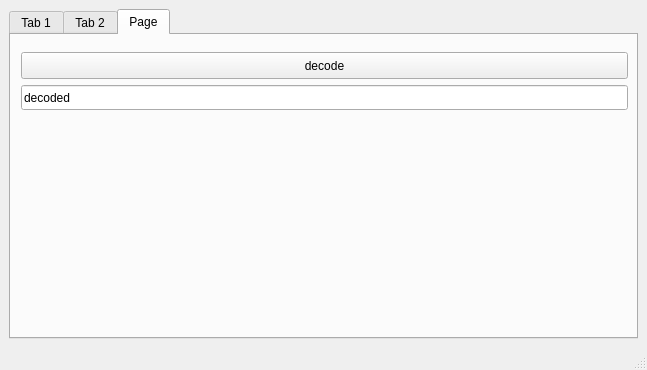
<?xml version="1.0" encoding="UTF-8"?>
<ui version="4.0">
 <class>MainWindow</class>
 <widget class="QMainWindow" name="MainWindow">
  <property name="geometry">
   <rect>
    <x>0</x>
    <y>0</y>
    <width>647</width>
    <height>370</height>
   </rect>
  </property>
  <property name="windowTitle">
   <string>MainWindow</string>
  </property>
  <widget class="QWidget" name="centralwidget">
   <layout class="QGridLayout" name="gridLayout_4">
    <item row="0" column="0">
     <widget class="QTabWidget" name="tabWidget">
      <property name="currentIndex">
       <number>2</number>
      </property>
      <widget class="QWidget" name="tab">
       <attribute name="title">
        <string>Tab 1</string>
       </attribute>
       <layout class="QGridLayout" name="gridLayout_2">
        <item row="0" column="0">
         <widget class="QGroupBox" name="groupBox_2">
          <property name="title">
           <string>Register To</string>
          </property>
          <layout class="QGridLayout" name="gridLayout">
           <item row="1" column="0">
            <widget class="QLabel" name="label_6">
             <property name="text">
              <string>softkey</string>
             </property>
            </widget>
           </item>
           <item row="1" column="1">
            <widget class="QLineEdit" name="serialtxt_2">
             <property name="text">
              <string>testhre|</string>
             </property>
            </widget>
           </item>
           <item row="2" column="0">
            <widget class="QLabel" name="label_7">
             <property name="text">
              <string>Roffset</string>
             </property>
            </widget>
           </item>
           <item row="0" column="0">
            <widget class="QLabel" name="label_4">
             <property name="text">
              <string>email</string>
             </property>
            </widget>
           </item>
           <item row="4" column="1">
            <widget class="QLineEdit" name="serialtxt_3">
             <property name="text">
              <string>generated</string>
             </property>
            </widget>
           </item>
           <item row="0" column="1">
            <widget class="QLineEdit" name="serialtxt">
             <property name="text">
              <string/>
             </property>
            </widget>
           </item>
           <item row="2" column="1">
            <widget class="QLineEdit" name="offset">
             <property name="text">
              <string>14</string>
             </property>
            </widget>
           </item>
           <item row="3" column="1">
            <widget class="QPushButton" name="generatebtn">
             <property name="text">
              <string>generate</string>
             </property>
            </widget>
           </item>
          </layout>
         </widget>
        </item>
       </layout>
      </widget>
      <widget class="QWidget" name="tab_2">
       <attribute name="title">
        <string>Tab 2</string>
       </attribute>
       <layout class="QGridLayout" name="gridLayout_3">
        <item row="1" column="0">
         <widget class="QPushButton" name="pushButton">
          <property name="text">
           <string>PushButton</string>
          </property>
         </widget>
        </item>
        <item row="0" column="0">
         <widget class="QListView" name="listView"/>
        </item>
        <item row="1" column="1">
         <widget class="QPushButton" name="pushButton_2">
          <property name="text">
           <string>PushButton</string>
          </property>
         </widget>
        </item>
       </layout>
      </widget>
      <widget class="QWidget" name="tab_3">
       <attribute name="title">
        <string>Page</string>
       </attribute>
       <widget class="QLineEdit" name="decodetxt">
        <property name="geometry">
         <rect>
          <x>10</x>
          <y>50</y>
          <width>607</width>
          <height>25</height>
         </rect>
        </property>
        <property name="text">
         <string>decoded</string>
        </property>
       </widget>
       <widget class="QPushButton" name="decodebtn">
        <property name="geometry">
         <rect>
          <x>10</x>
          <y>17</y>
          <width>607</width>
          <height>27</height>
         </rect>
        </property>
        <property name="text">
         <string>decode</string>
        </property>
       </widget>
      </widget>
     </widget>
    </item>
   </layout>
  </widget>
  <widget class="QMenuBar" name="menubar">
   <property name="geometry">
    <rect>
     <x>0</x>
     <y>0</y>
     <width>647</width>
     <height>27</height>
    </rect>
   </property>
  </widget>
  <widget class="QStatusBar" name="statusbar"/>
 </widget>
 <resources/>
 <connections/>
</ui>
